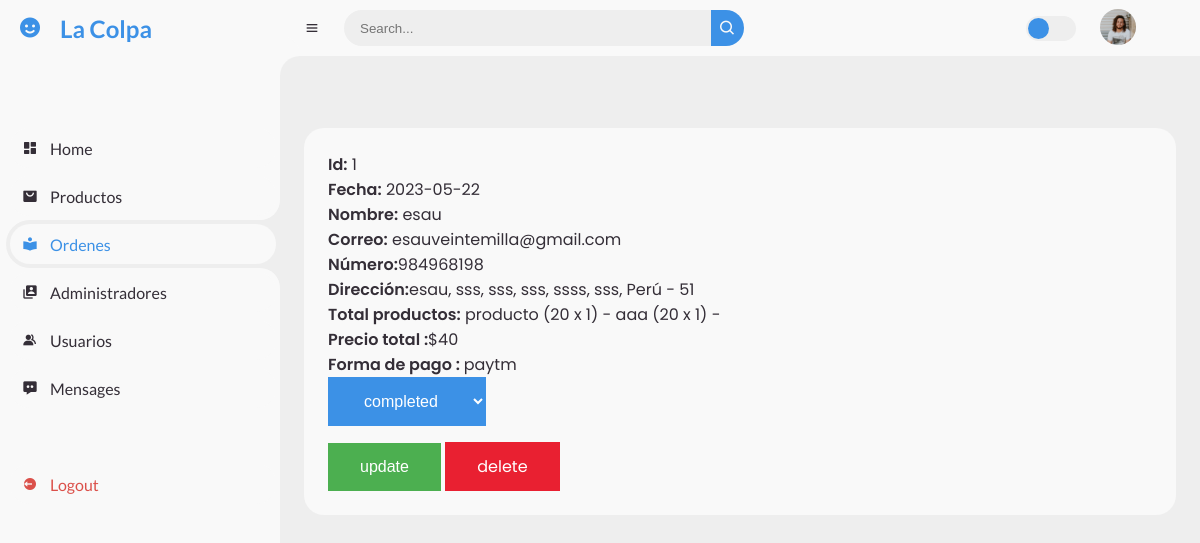
Before: /admin/placed_orders.php (signed in) with the older database file.
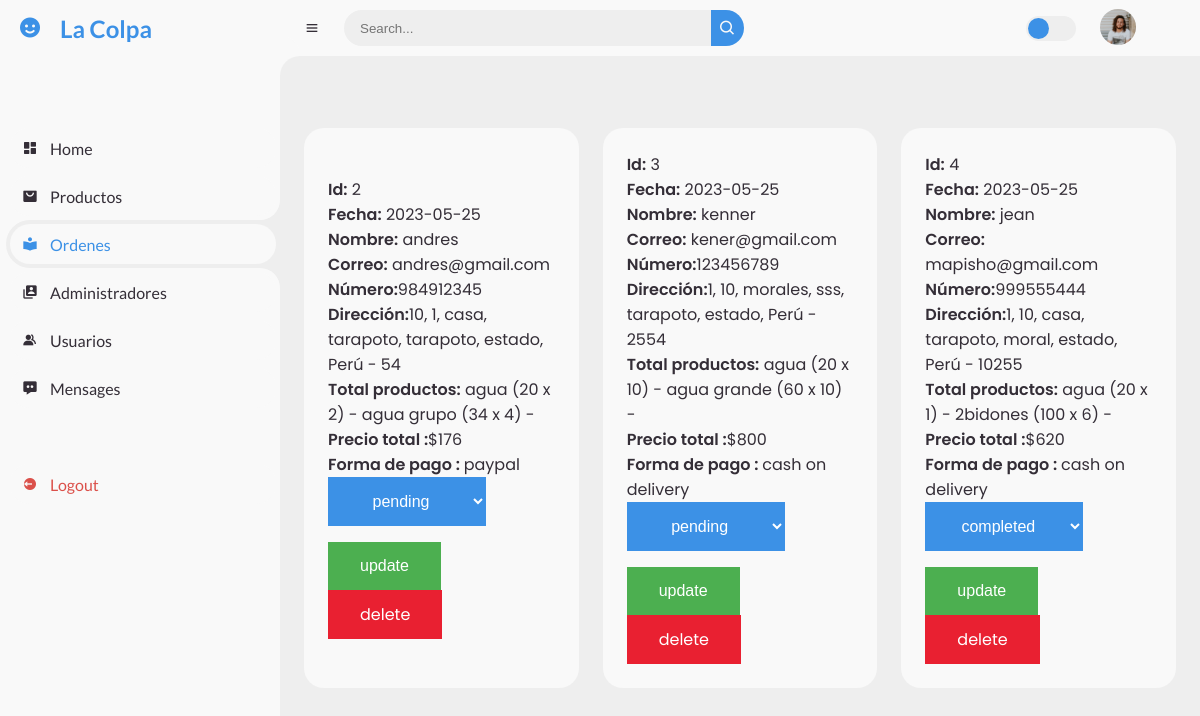
After: the same page with the newer database file.
### tables this page shows
CREATE TABLE `orders` (
  `id` int(100) NOT NULL,
  `user_id` int(100) NOT NULL,
  `name` varchar(20) NOT NULL,
  `number` varchar(10) NOT NULL,
  `email` varchar(50) NOT NULL,
  `method` varchar(50) NOT NULL,
  `address` varchar(500) NOT NULL,
  `total_products` varchar(1000) NOT NULL,
  `total_price` int(100) NOT NULL,
  `placed_on` date NOT NULL DEFAULT current_timestamp(),
  `payment_status` varchar(20) NOT NULL DEFAULT 'pending'
);

### admin/placed_orders.php (the view, shortened to what this page needs)
<?php
include '../components/connect.php';
?>
<!DOCTYPE html>
<html lang="en">
<head>
  <link rel="stylesheet" href="https://cdnjs.cloudflare.com/ajax/libs/font-awesome/6.1.1/css/all.min.css">
  <link href="https://unpkg.com/boxicons@2.0.9/css/boxicons.min.css" rel="stylesheet" />
  <link rel="stylesheet" href="../css/admin.css" />
  <link rel="stylesheet" href="../css/nav.css" />
</head>
<body>
  <section id="sidebar">
    <a href="dashboard.php" class="brand">
      <i class="bx bxs-smile"></i>
      <span class="text">La Colpa</span>
    </a>
    <ul class="side-menu top">
      <li>
        <a href="dashboard.php">
          <i class="bx bxs-dashboard"></i>
          <span class="text">Home</span>
        </a>
      </li>
      <li>
        <a href="products.php">
          <i class="bx bxs-shopping-bag-alt"></i>
          <span class="text">Productos</span>
        </a>
      </li>
      <li class="active">
        <a href="placed_orders.php">
          <i class="bx bxs-book-reader"></i>
          <span class="text">Ordenes</span>
        </a>
      </li>
      <li>
        <a href="admin_accounts.php">
          <i class="bx bxs-user-account"></i>
          <span class="text">Administradores</span>
        </a>
      </li>
      <li>
        <a href="users_accounts.php">
          <i class="bx bxs-group"></i>
          <span class="text">Usuarios</span>
        </a>
      </li>
      <li>
        <a href="messages.php">
          <i class="bx bxs-message-dots"></i>
          <span class="text">Mensages</span>
        </a>
      </li>
    </ul>
    <ul class="side-menu">
      <li>
        <a href="../components/admin_logout.php" onclick="return confirm('logout from this website?');" class="logout">
          <i class="bx bxs-log-out-circle"></i>
          <span class="text">Logout</span>
        </a>
      </li>
    </ul>
  </section>
  <section id="content">
    <nav>
      <i class="bx bx-menu"></i>
      <form action="#">
        <div class="form-input">
          <input type="search" placeholder="Search..." />
          <button type="submit" class="search-btn">
            <i class="bx bx-search"></i>
          </button>
        </div>
      </form>
      <label for="switch-mode" class="switch-mode"></label>
      <ul class="main-links">
        <li class="dropdown-li">
          <a href="#" class="profile">
            <img src="../images/people.png" />
          </a>
        </li>
      </ul>
    </nav>
    <main>
      <ul class="box-info">
        <?php
        $select_orders = $conn->prepare("SELECT * FROM `orders`");
        $select_orders->execute();
        if ($select_orders->rowCount() > 0) {
          while ($fetch_orders = $select_orders->fetch(PDO::FETCH_ASSOC)) {
        ?>
            <li>
              <span class="text">
                <p> <span style="font-weight: 600;">Id:</span> <?= $fetch_orders['user_id']; ?> </p>
                <p><span style="font-weight: 600;">Fecha:</span> <?= $fetch_orders['placed_on']; ?> </p>
                <p><span style="font-weight: 600;"> Nombre:</span> <?= $fetch_orders['name']; ?>
              </span> </p>
              <p><span style="font-weight: 600;"> Correo:</span> <?= $fetch_orders['email']; ?> </p>
              <p><span style="font-weight: 600;"> Número:</span><?= $fetch_orders['number']; ?></p>
              <p><span style="font-weight: 600;"> Dirección:</span><?= $fetch_orders['address']; ?></p>
              <p><span style="font-weight: 600;"> Total productos:</span> <?= $fetch_orders['total_products']; ?> </p>
              <p><span style="font-weight: 600;">Precio total :</span>$<?= $fetch_orders['total_price']; ?> </p>
              <p><span style="font-weight: 600;"> Forma de pago : </span><?= $fetch_orders['method']; ?> </p>
              <form action="" method="POST">
                <select style="background-color: #3c91e6 !important;
                  border: none;
                  color: white;
                  padding: 15px 32px;
                  text-align: center;
                  text-decoration: none;
                  display: inline-block;
                  margin-bottom: 16px;
                  font-size: 16px;" name="payment_status" class="drop-down">
                  <option style="font-size: 16px;  padding: 15px 32px; display: inline-block;" value="" selected disabled><?= $fetch_orders['payment_status']; ?></option>
                </select>
                <div class="flex-btn">
                  <input type="submit" value="update" id="buttonCard" style="background-color: #4caf50 !important;
                  border: none;
                  color: white;
                  padding: 15px 32px;
                  text-align: center;
                  text-decoration: none;
                  display: inline-block;
                  font-size: 16px;" name="update_payment">
                  <a href="placed_orders.php?delete=<?= $fetch_orders['id']; ?>" style="background-color: #e92031 !important;
                  border: none;
                  color: white;
                  padding: 12px 32px;
                  text-align: center;
                  text-decoration: none;
                  display: inline-block;
                  font-size: 16px; " onclick="return confirm('delete this order?');">delete</a>
                </div>
              </form>
            </li>
        <?php
          }
        } else {
          echo '<p  style= "background-color: #3c91e6;  padding: 15px 32px;">No hay ordenes</p>';
        }
        ?>
      </ul>
    </main>
  </section>
</body>
</html>

### css/admin.css (style rules this page uses)
* { margin: 0; padding: 0; box-sizing: border-box; }
a { text-decoration: none; }
li { list-style: none; }
:root { --poppins: "Poppins", sans-serif; --lato: "Lato", sans-serif; --light: #f9f9f9; --blue: #3c91e6; --light-blue: #cfe8ff; --grey: #eee; --dark-grey: #aaaaaa; --dark: #342e37; --red: #db504a; --yellow: #ffce26; --light-yellow: #fff2c6; --orange: #fd7238; --light-orange: #ffe0d3; }
html { overflow-x: hidden; }
body { background: var(--grey); overflow-x: hidden; }
#sidebar { position: fixed; top: 0; left: 0; width: 280px; height: 100%; background: var(--light); z-index: 2000; font-family: var(--lato); transition: 0.3s ease; overflow-x: hidden; scrollbar-width: none; }
#sidebar .brand { font-size: 24px; font-weight: 700; height: 56px; display: flex; align-items: center; color: var(--blue); position: sticky; top: 0; left: 0; background: var(--light); z-index: 500; padding-bottom: 20px; box-sizing: content-box; }
#sidebar .brand .bx { min-width: 60px; display: flex; justify-content: center; }
#sidebar .side-menu { width: 100%; margin-top: 48px; }
#sidebar .side-menu li { height: 48px; background: transparent; margin-left: 6px; border-radius: 48px 0 0 48px; padding: 4px; }
#sidebar .side-menu li.active { background: var(--grey); position: relative; }
#sidebar .side-menu li.active::before { content: ""; position: absolute; width: 40px; height: 40px; border-radius: 50%; top: -40px; right: 0; box-shadow: 20px 20px 0 var(--grey); z-index: -1; }
#sidebar .side-menu li.active::after { content: ""; position: absolute; width: 40px; height: 40px; border-radius: 50%; bottom: -40px; right: 0; box-shadow: 20px -20px 0 var(--grey); z-index: -1; }
#sidebar .side-menu li a { width: 100%; height: 100%; background: var(--light); display: flex; align-items: center; border-radius: 48px; font-size: 16px; color: var(--dark); white-space: nowrap; overflow-x: hidden; }
#sidebar .side-menu.top li.active a { color: var(--blue); }
#sidebar .side-menu li a.logout { color: var(--red); }
#sidebar .side-menu li a .bx { min-width: calc(60px - ((4px + 6px) * 2)); display: flex; justify-content: center; }
#content { position: relative; width: calc(100% - 280px); left: 280px; transition: 0.3s ease; }
#content nav { height: 56px; background: var(--light); padding: 0 24px; display: flex; align-items: center; grid-gap: 24px; font-family: var(--lato); position: sticky; top: 0; left: 0; z-index: 1000; }
#content nav::before { content: ""; position: absolute; width: 40px; height: 40px; bottom: -40px; left: 0; border-radius: 50%; box-shadow: -20px -20px 0 var(--light); }
#content nav a { color: var(--dark); }
#content nav .bx.bx-menu { cursor: pointer; color: var(--dark); }
#content nav form { max-width: 400px; width: 100%; margin-right: auto; }
#content nav form .form-input { display: flex; align-items: center; height: 36px; }
#content nav form .form-input input { flex-grow: 1; padding: 0 16px; height: 100%; border: none; background: var(--grey); border-radius: 36px 0 0 36px; outline: none; width: 100%; color: var(--dark); }
#content nav form .form-input button { width: 36px; height: 100%; display: flex; justify-content: center; align-items: center; background: var(--blue); color: var(--light); font-size: 18px; border: none; outline: none; border-radius: 0 36px 36px 0; cursor: pointer; }
#content nav .profile img { width: 36px; height: 36px; object-fit: cover; border-radius: 50%; }
#content nav .switch-mode { display: block; min-width: 50px; height: 25px; border-radius: 25px; background: var(--grey); cursor: pointer; position: relative; }
#content nav .switch-mode::before { content: ""; position: absolute; top: 2px; left: 2px; bottom: 2px; width: calc(25px - 4px); background: var(--blue); border-radius: 50%; transition: all 0.3s ease; }
#content main { width: 100%; padding: 36px 24px; font-family: var(--poppins); max-height: calc(100vh - 56px); overflow-y: auto; }
#content main .box-info { display: grid; grid-template-columns: repeat(auto-fit, minmax(240px, 1fr)); grid-gap: 24px; margin-top: 36px; }
#content main .box-info li { padding: 24px; background: var(--light); border-radius: 20px; display: flex; align-items: center; grid-gap: 24px; }
#content main .box-info li .text p { color: var(--dark); }

### css/nav.css (style rules this page uses)
.main-links { display: flex; gap: 1rem; list-style: none; }
.main-links li { padding: 1rem 40px 1rem 0; }
.dropdown-li { position: relative; cursor: pointer; width: 100%; }

Changed rows visible on the page:
removed orders: user "1", placed_on "2023-05-22", name "esau", email "esauveintemilla@gmail.com", number "984968198", address "esau, sss, sss, sss, ssss, sss, Perú - 51", total_products "producto (20 x 1) - aaa (20 x 1) -", total_price "40", method "paytm", payment_status "completed"
added orders: user "2", placed_on "2023-05-25", name "andres", email "andres@gmail.com", number "984912345", address "10, 1, casa, tarapoto, tarapoto, estado, Perú - 54", total_products "agua (20 x 2) - agua grupo (34 x 4) -", total_price "176", method "paypal", payment_status "pending"
added orders: user "3", placed_on "2023-05-25", name "kenner", email "kener@gmail.com", number "123456789", address "1, 10, morales, sss, tarapoto, estado, Perú - 2554", total_products "agua (20 x 10) - agua grande (60 x 10) -", total_price "800", method "cash on delivery", payment_status "pending"
added orders: user "4", placed_on "2023-05-25", name "jean", email "mapisho@gmail.com", number "999555444", address "1, 10, casa, tarapoto, moral, estado, Perú - 10255", total_products "agua (20 x 1) - 2bidones (100 x 6) -", total_price "620", method "cash on delivery", payment_status "completed"
